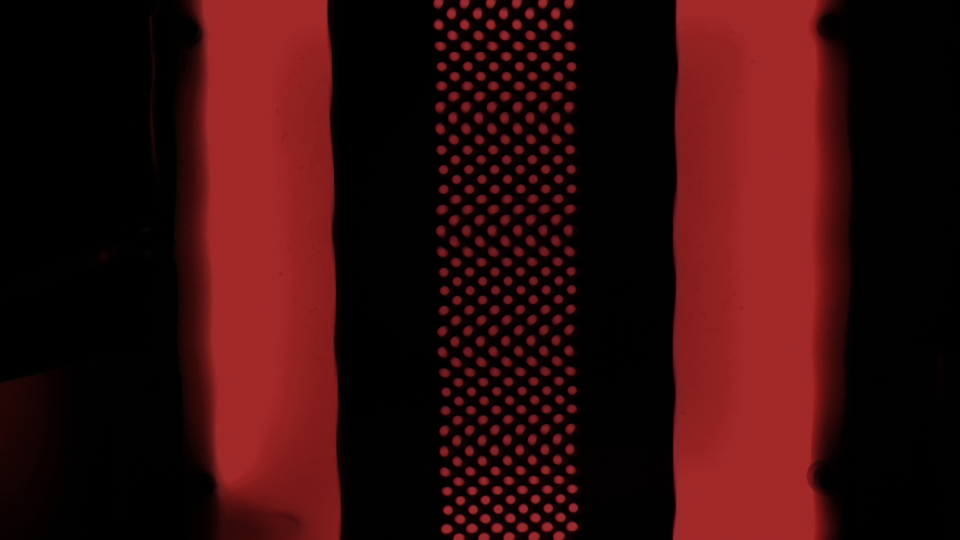
#> input picture data/recordings/20260512_203224/frame_0010.png, 1920 x 1080 px, found by its file name (shown at 1/2 size)
$ python _roi_grid.py
#> lines starting #> are read from the running program, lines starting #| are printed output that depends on the picture; after the words box and inside, x2 and y2 are one past the last pixel; in counts of white or black regions, pixels touching at a corner belong together
"""Medir espaciado real de agujeros en la nueva imagen."""
import cv2, numpy as np

base = r'C:\Users\DefyC\Downloads\05-06-2026-PATRONES INICIALES'

for path, name in [
    (base + r'\05-06-2026-ESTERILLA_1\frame_0010.png', 'ESTERILLA'),
    (base + r'\05-06-2026-MICROPERFORADO_1\frame_0010.png', 'MICRO'),
]:
    img = cv2.imread(path)
#> img is the input picture: shape (1080, 1920, 3); mean B, G, R 12.4, 12.2, 52.2
    roi_x = 215 if 'ESTERILLA' in name else 195
    roi_w = 275 if 'ESTERILLA' in name else 295
    roi = img[0:480, roi_x:roi_x+roi_w]
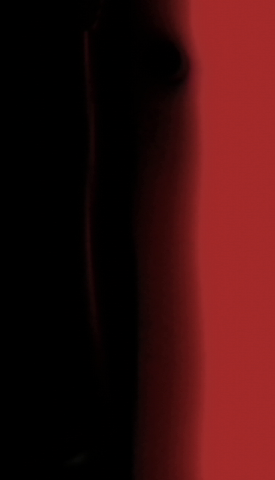
#> roi: shape (480, 275, 3); mean B, G, R 14.1, 14.2, 57.1

    if 'ESTERILLA' in name:
        gray = cv2.cvtColor(roi, cv2.COLOR_BGR2GRAY)
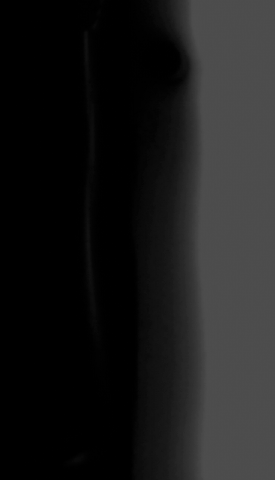
#> gray: shape (480, 275); min 0, max 77, mean 26.9
        mask = cv2.adaptiveThreshold(gray, 255, cv2.ADAPTIVE_THRESH_GAUSSIAN_C, cv2.THRESH_BINARY, 41, -5)
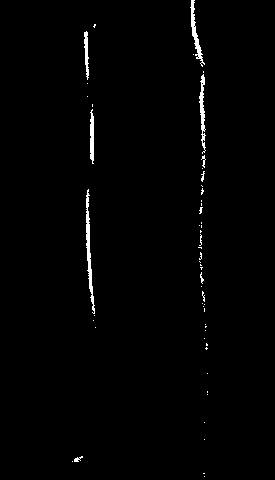
#> mask: shape (480, 275); 1.1% white; 54 white regions (45 under 20 px)
        min_area = 80
    else:
        ch = roi[:, :, 2]
        _, mask = cv2.threshold(ch, 100, 255, cv2.THRESH_BINARY)
        min_area = 15

    cnts, _ = cv2.findContours(mask, cv2.RETR_EXTERNAL, cv2.CHAIN_APPROX_SIMPLE)
#> cnts = 54 contours, 49 with area under 20; largest, box (x1, y1, x2, y2) and area: (86, 189, 95, 314) 253, (190, 0, 205, 67) 187, (199, 74, 206, 154) 172, (90, 109, 94, 164) 130, (84, 31, 89, 80) 98
    holes = []
    for c in cnts:
        a = cv2.contourArea(c)
        if a < min_area: continue
        perim = cv2.arcLength(c, True)
        circ = 4*np.pi*a/perim**2 if perim > 0 else 0
        if circ < 0.15: continue
        (cx, cy), r = cv2.minEnclosingCircle(c)
        holes.append((float(cx), float(cy), float(r), float(a)))
#> this loop made 54 passes
#> (c, a) on passes 1, 2, 3, 5, 6, 7, 8, 9, 10, 11, 12, 13: ([[204, 476]], 0), ([[203, 473], [204, 473]], 0), ([[72, 461]], 0), ([[204, 439]], 0), ([[204, 422]], 0), ([[207, 394]], 0), ([[207, 391], [207, 392]], 0), ([[207, 373]], 0), ([[206, 347], [205, 348], [206, 349], [207, 348]], 2), ([[206, 343], [206, 345], [207, 345], [207, 344]], 1.5), ([[204, 338]], 0), ([[205, 330]], 0)
#> a on passes 4, 23, 25, 26, 29, 31: 16.5, 5, 9, 1, 3.5, 4
#> after the loop, holes = []

    print(f'\n=== {name} (n={len(holes)}) ===')
#| === ESTERILLA (n=0) ===
    # Sort by Y then X to find rows
    holes_s = sorted(holes, key=lambda h: h[1])
#> holes_s = []

    # Find DY: cluster holes into rows
    row_ys = []
    curr_row_y = holes_s[0][1] if holes_s else 0
#> curr_row_y = 0
    row_ys.append(curr_row_y)
    for cx, cy, r, a in holes_s[1:]:
        if cy - curr_row_y > 5:
            curr_row_y = cy
            row_ys.append(cy)
#> this loop made 0 passes
#> after the loop, curr_row_y = 0; row_ys = [0]
    row_dys = [row_ys[i+1]-row_ys[i] for i in range(len(row_ys)-1) if row_ys[i+1]-row_ys[i] < 50]
#> row_dys = []
    if row_dys:
        print(f'  DY between rows: median={np.median(row_dys):.1f}  values={[f"{d:.1f}" for d in sorted(set(round(d) for d in row_dys))[:6]]}')

    # For each row, find DX
    rows = {}
    for cx, cy, r, a in holes_s:
        key = round(cy / 5) * 5
        rows.setdefault(key, []).append(cx)
#> after the loop, rows = 0 items
    row_dxs = []
    for ry, xs in rows.items():
        xs = sorted(xs)
        for i in range(len(xs)-1):
            d = xs[i+1] - xs[i]
            if 5 < d < 80:
                row_dxs.append(d)
#> after the loop, row_dxs = []
    if row_dxs:
        print(f'  DX within row: median={np.median(row_dxs):.1f}  values={[f"{d:.1f}" for d in sorted(set(round(d) for d in row_dxs))[:6]]}')

    # Radius distribution
    radii = [h[2] for h in holes]
#> radii = []
#> (the run stopped early here; a loop or call above may not have finished)
